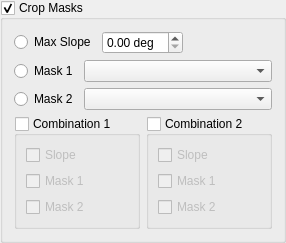
      <widget class="QGroupBox" name="gbCropMasks_6" >
       <property name="title" >
        <string>Crop Masks</string>
       </property>
       <property name="checkable" >
        <bool>true</bool>
       </property>
       <layout class="QGridLayout" >
        <item row="0" column="0" colspan="2" >
         <widget class="QRadioButton" name="radioButton_16" >
          <property name="text" >
           <string>Max Slope</string>
          </property>
         </widget>
        </item>
        <item row="0" column="2" colspan="2" >
         <widget class="QDoubleSpinBox" name="doubleSpinBox_3" >
          <property name="suffix" >
           <string> deg</string>
          </property>
         </widget>
        </item>
        <item row="0" column="4" >
         <spacer>
          <property name="orientation" >
           <enum>Qt::Horizontal</enum>
          </property>
          <property name="sizeHint" >
           <size>
            <width>61</width>
            <height>22</height>
           </size>
          </property>
         </spacer>
        </item>
        <item row="1" column="0" >
         <widget class="QRadioButton" name="radioButton_17" >
          <property name="text" >
           <string>Mask 1</string>
          </property>
         </widget>
        </item>
        <item row="1" column="1" colspan="4" >
         <widget class="QComboBox" name="comboBox_14" />
        </item>
        <item row="2" column="0" >
         <widget class="QRadioButton" name="radioButton_18" >
          <property name="text" >
           <string>Mask 2</string>
          </property>
         </widget>
        </item>
        <item row="2" column="1" colspan="4" >
         <widget class="QComboBox" name="comboBox_15" />
        </item>
        <item row="3" column="0" colspan="3" >
         <widget class="QGroupBox" name="groupBox_11" >
          <property name="title" >
           <string>Combination 1</string>
          </property>
          <property name="checkable" >
           <bool>true</bool>
          </property>
          <property name="checked" >
           <bool>false</bool>
          </property>
          <layout class="QGridLayout" >
           <item row="0" column="0" >
            <widget class="QCheckBox" name="checkBox_33" >
             <property name="text" >
              <string>Slope</string>
             </property>
            </widget>
           </item>
           <item row="1" column="0" >
            <widget class="QCheckBox" name="checkBox_34" >
             <property name="text" >
              <string>Mask 1</string>
             </property>
            </widget>
           </item>
           <item row="2" column="0" >
            <widget class="QCheckBox" name="checkBox_35" >
             <property name="text" >
              <string>Mask 2</string>
             </property>
            </widget>
           </item>
          </layout>
         </widget>
        </item>
        <item row="3" column="3" colspan="2" >
         <widget class="QGroupBox" name="groupBox_12" >
          <property name="title" >
           <string>Combination 2</string>
          </property>
          <property name="checkable" >
           <bool>true</bool>
          </property>
          <property name="checked" >
           <bool>false</bool>
          </property>
          <layout class="QGridLayout" >
           <item row="0" column="0" >
            <widget class="QCheckBox" name="checkBox_36" >
             <property name="text" >
              <string>Slope</string>
             </property>
            </widget>
           </item>
           <item row="1" column="0" >
            <widget class="QCheckBox" name="checkBox_37" >
             <property name="text" >
              <string>Mask 1</string>
             </property>
            </widget>
           </item>
           <item row="2" column="0" >
            <widget class="QCheckBox" name="checkBox_38" >
             <property name="text" >
              <string>Mask 2</string>
             </property>
            </widget>
           </item>
          </layout>
         </widget>
        </item>
       </layout>
      </widget>
